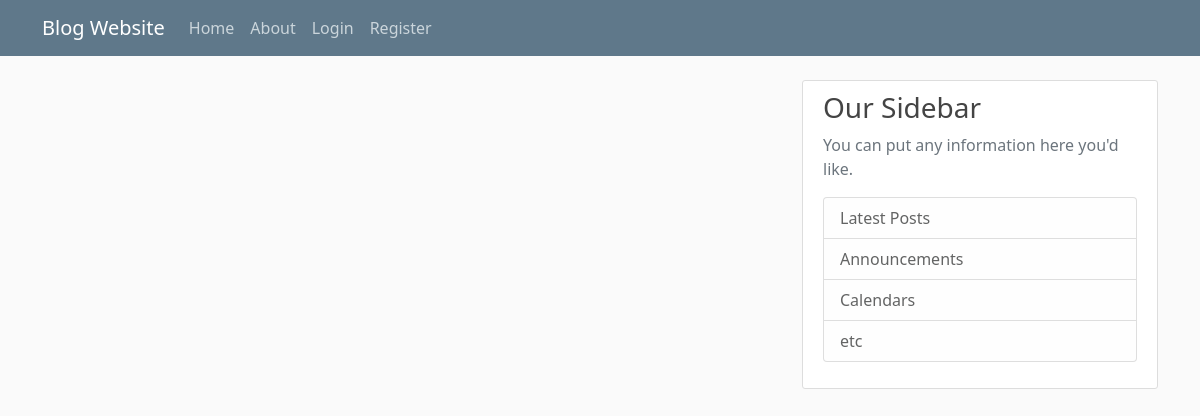
Page /home on the earlier database version.
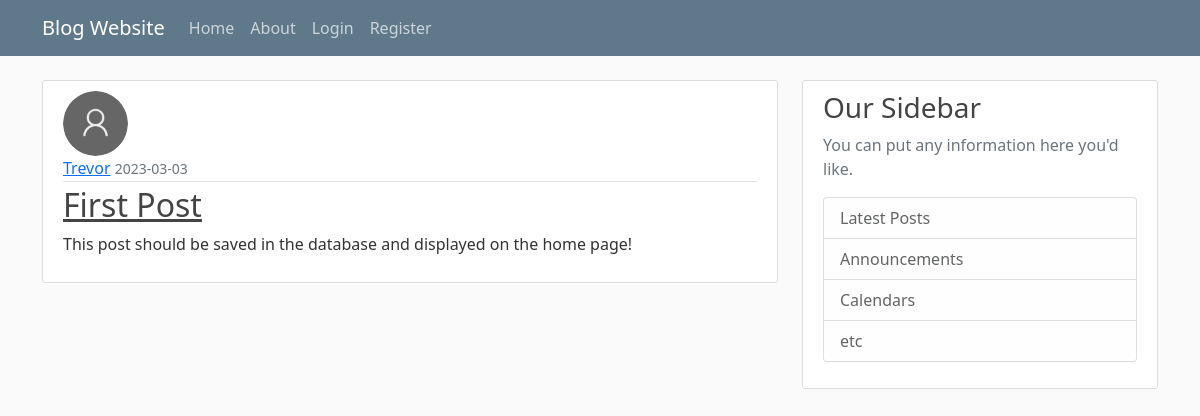
Same page on the later database version.
### blogsite/models.py (models this page shows, shortened)
class Post(db.Model):
    id = db.Column(db.Integer, primary_key=True)
    title = db.Column(db.String(100), nullable=False)
    date_posted = db.Column(db.DateTime, nullable=False, default=datetime.utcnow)
    content = db.Column(db.Text, nullable=False)
    user_id = db.Column(db.Integer, db.ForeignKey('user.id'), nullable=False)

class User(db.Model, UserMixin):
    id = db.Column(db.Integer, primary_key=True)
    username = db.Column(db.String(20), unique=True, nullable=False)
    email = db.Column(db.String(120), unique=True, nullable=False)
    image_file = db.Column(db.String(20), nullable=False, default='default.jpg')
    password = db.Column(db.String(60), nullable=False)
    posts = db.relationship('Post', backref='author', lazy=True)

### blogsite/routes.py (the view)
@app.route("/")
@app.route("/home")
def home():
    posts = Post.query.all()
    return render_template('home.html', posts=posts)

### blogsite/templates/home.html
{% extends "layout.html" %}
{% block content %}
    {% for post in posts %}
    <article class="media content-section">
        <img class="rounded-circle article-img" src="{{ url_for('static', filename='profile_pics/' + post.author.image_file) }}">
        <div class="media-body">
          <div class="article-metadata">
            <a class="mr-2" href="#">{{ post.author.username }}</a>
            <small class="text-muted">{{ post.date_posted.strftime('%Y-%m-%d') }}</small>
          </div>
          <h2><a class="article-title" href="{{ url_for('post', post_id=post.id) }}">{{ post.title }}</a></h2>
          <p class="article-content">{{ post.content }}</p>
        </div>
    </article>
    {% endfor %}
{% endblock content %}

### blogsite/templates/layout.html (shortened to what this page needs)
<!DOCTYPE html>
<html>
<head>
    <link href="https://cdn.jsdelivr.net/npm/bootstrap@5.0.2/dist/css/bootstrap.min.css" rel="stylesheet">
    <link rel="stylesheet" type="text/css" href="{{ url_for('static', filename='main.css') }}">
</head>
<body>
    <header class="site-header">
        <nav class="navbar navbar-expand-md navbar-dark bg-steel fixed-top">
          <div class="container">
            <a class="navbar-brand mr-4" href="/">Blog Website</a>
            <div class="collapse navbar-collapse" id="navbarToggle">
              <div class="navbar-nav mr-auto">
                <a class="nav-item nav-link" href="{{ url_for('home') }}">Home</a>
                <a class="nav-item nav-link" href="{{ url_for('about') }}">About</a>
              </div>
              <div class="navbar-nav">
                {% if current_user.is_authenticated %}
                <a class="nav-item nav-link" href="{{ url_for('new_post') }}">New Post</a>
                <a class="nav-item nav-link" href="{{ url_for('account') }}">Account</a>
                <a class="nav-item nav-link" href="{{ url_for('logout') }}">Logout</a>
                {% else %}
                <a class="nav-item nav-link" href="{{ url_for('login') }}">Login</a>
                <a class="nav-item nav-link" href="{{ url_for('register') }}">Register</a>
                {% endif %}
              </div>
            </div>
          </div>
        </nav>
    </header>
    <main role="main" class="container">
        <div class="row">
            <div class="col-md-8">
            {% block content %}{% endblock %}
            </div>
            <div class="col-md-4">
                <div class="content-section">
                    <h3>Our Sidebar</h3>
                    <p class='text-muted'>You can put any information here you'd like.
                    <ul class="list-group">
                        <li class="list-group-item list-group-item-light">Latest Posts</li>
                        <li class="list-group-item list-group-item-light">Announcements</li>
                        <li class="list-group-item list-group-item-light">Calendars</li>
                        <li class="list-group-item list-group-item-light">etc</li>
                    </ul>
                    </p>
                </div>
            </div>
        </div>
    </main>
</body>
</html>

### blogsite/static/main.css (style rules this page uses)
body { background: #fafafa; color: #333333; margin-top: 5rem; }
h1, h2, h3, h4, h5, h6 { color: #444444; }
.bg-steel { background-color: #5f788a; }
.site-header .navbar-nav .nav-link { color: #cbd5db; }
.content-section { background: #ffffff; padding: 10px 20px; border: 1px solid #dddddd; border-radius: 3px; margin-bottom: 20px; }
.article-title { color: #444444; }
.article-content { white-space: pre-line; }
.article-img { height: 65px; width: 65px; margin-right: 16px; }
.article-metadata { padding-bottom: 1px; margin-bottom: 4px; border-bottom: 1px solid #e3e3e3 }

Differences in the rows shown:
added Post: image_file (placeholder picture), author.username "Trevor", date_posted "2023-03-03", title "First Post", content "This post should be saved in the database and displayed on the home page!"
